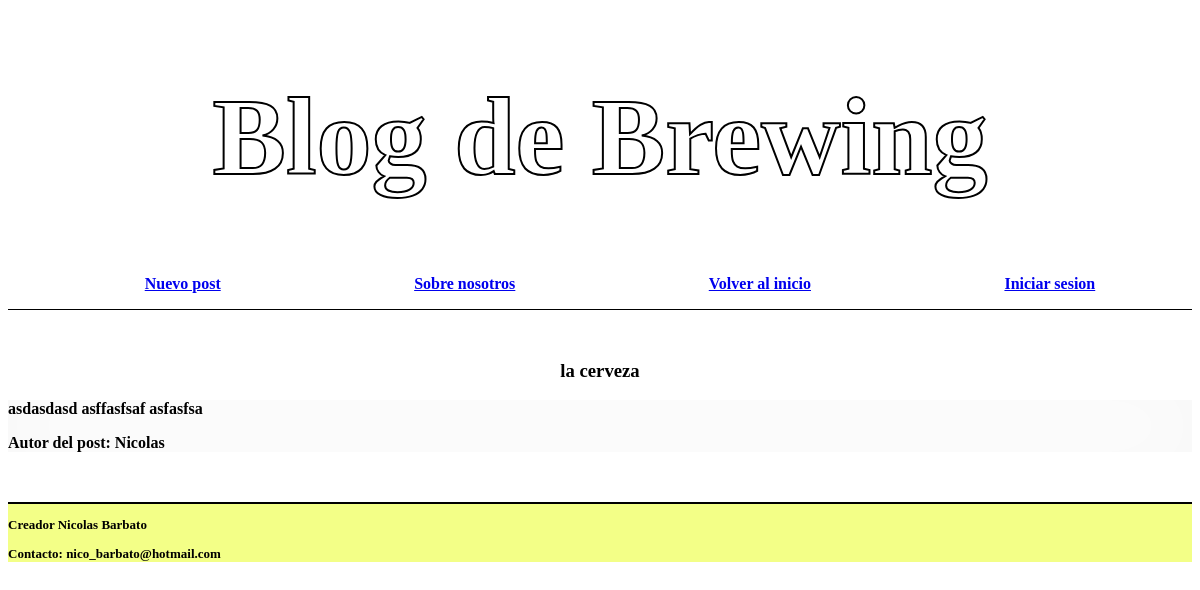
/post/1, run on an earlier commit of the app's database.
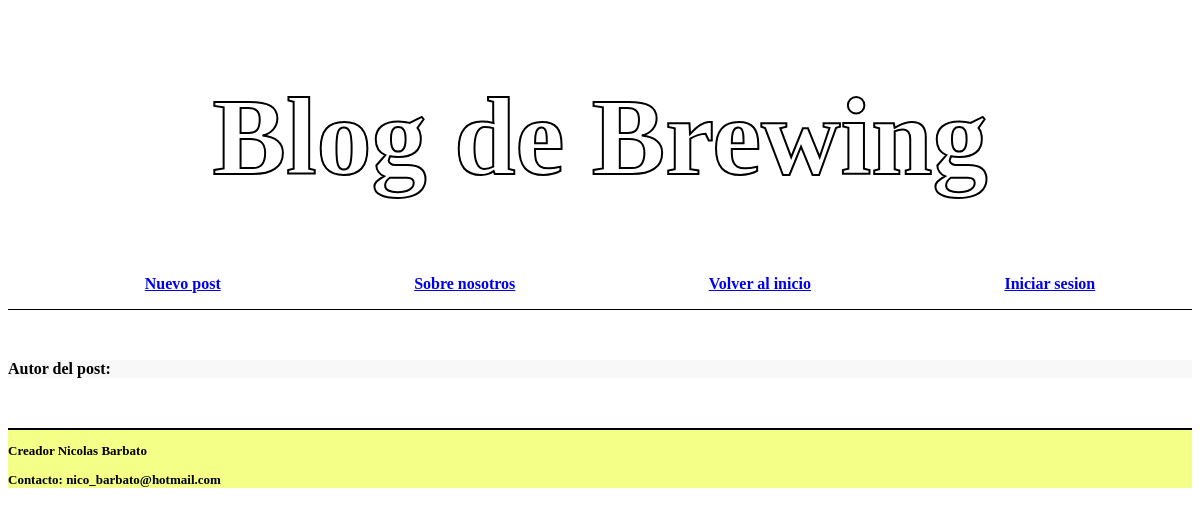
And on a later commit of the database.
### tables this page shows
CREATE TABLE posts (
    id INTEGER PRIMARY KEY AUTOINCREMENT,
    autor TEXT NOT NULL,
    titulo TEXT NOT NULL,
    posteo TEXT NOT NULL
);

### proyecto1.py (the view)
@app.route("/post/<id>")
def busqueda(id):
    conn, cursor = get_db_conection()
    cursor.execute("SELECT * FROM posts WHERE posts.id == ?", id)
    post = cursor.fetchone()
    return render_template("post.html", post=post)

### proyecto1.py (called while the page is built)
def get_db_conection():
    conn = sqlite3.connect('database.db')
    cursor = conn.cursor()
    return conn, cursor

### Templates/post.html (shortened to what this page needs)
{% extends "base.html" %}
{% block head %}
    <link rel="stylesheet" type="text/css" href="{{ url_for('static', filename='css/home.css') }}">
{% endblock %}
{% block main %}
    <div>
        <h3 style="text-align: center;">{{ post[2] }}</h3>
    <div class="posts">
        <p>{{ post[3] }}</p>
        <p>Autor del post: {{ post[1] }}</p>
    </div>
{% endblock %}

What changed in the data, as far as the page shows it:
removed posts: titulo "la cerveza", posteo "asdasdasd asffasfsaf asfasfsa", autor "Nicolas"
